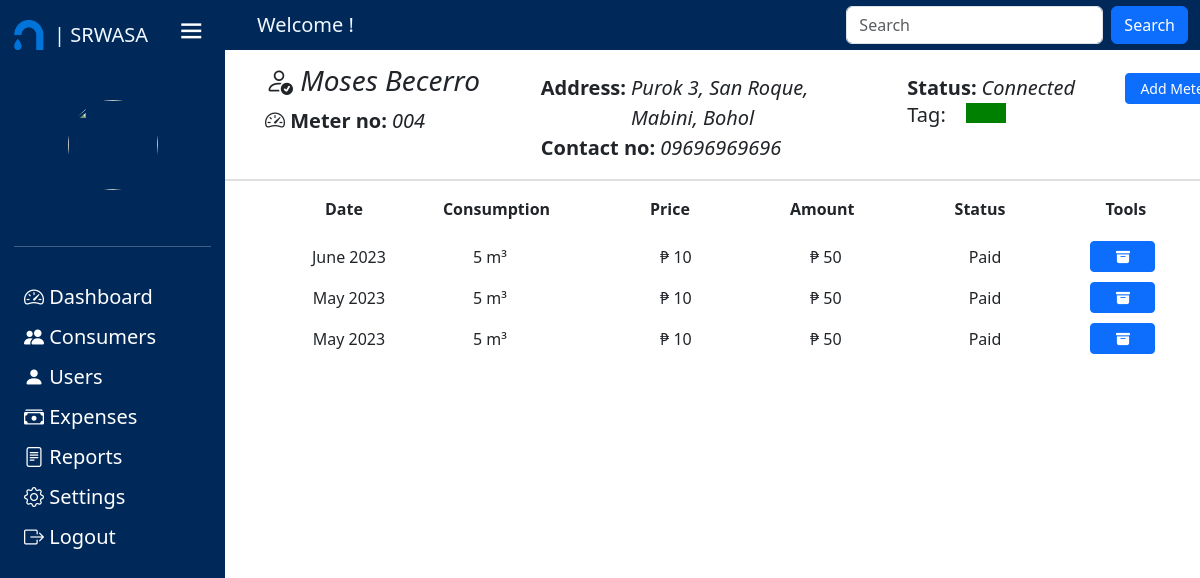
/4, run on the app's committed database.
### tables this page shows
CREATE TABLE `tblmeter` (
  `ID` int(11) NOT NULL,
  `meter_no` varchar(100) NOT NULL,
  `type` varchar(45) NOT NULL,
  `status` int(11) NOT NULL,
  `tag` int(11) NOT NULL,
  `Brgy_ID` int(11) NOT NULL,
  `Purok_ID` int(11) NOT NULL,
  `Connection_Date` date NOT NULL DEFAULT current_timestamp(),
  `tblconsumer_ID` int(11) NOT NULL
);

CREATE TABLE `tblconsumer` (
  `id` int(11) NOT NULL,
  `fname` varchar(255) NOT NULL,
  `mname` varchar(255) DEFAULT NULL,
  `lname` varchar(255) NOT NULL,
  `name_ex` varchar(10) NOT NULL,
  `Brgy_ID` int(20) NOT NULL,
  `Purok_ID` int(20) NOT NULL,
  `Contact_Number` varchar(25) NOT NULL,
  `status` int(11) NOT NULL,
  `login_info_ID` int(11) NOT NULL
);

CREATE TABLE `tblpurok` (
  `ID` int(11) NOT NULL,
  `Purok` varchar(100) NOT NULL
);

CREATE TABLE `tblbaranggay` (
  `ID` int(11) NOT NULL,
  `Baranggay_Name` varchar(100) NOT NULL
);

CREATE TABLE `tblbilling` (
  `ID` int(11) NOT NULL,
  `total_consumption` decimal(50,0) NOT NULL,
  `tblcubicrate_ID` int(11) NOT NULL,
  `Total_Payables` decimal(50,0) NOT NULL,
  `bill_status` varchar(11) NOT NULL,
  `date` date NOT NULL DEFAULT current_timestamp(),
  `date_paid` date DEFAULT NULL,
  `payment` decimal(50,0) DEFAULT NULL,
  `tblconsumption_ID` int(20) NOT NULL,
  `tblconsumer_ID` int(11) NOT NULL,
  `tblmeter_ID` int(11) NOT NULL
);

CREATE TABLE `tblcubicrate` (
  `ID` int(11) NOT NULL,
  `previous_rate` decimal(50,0) NOT NULL,
  `present_rate` decimal(50,0) NOT NULL,
  `Effectivity_Date` date NOT NULL DEFAULT current_timestamp()
);

### application/controllers/Admin.php (called while the page is built, shortened)
<?php
class Admin extends CI_Controller{
    public function view($param = null){
        if($param == null){
            $page = "consumer";
            if(!file_exists(APPPATH.'views/pages/Admin/'.$page.'.php')){
                show_404();
            }
            $data['consumer'] = $this->User_Model->consumer_details();
            $this->load->view('templates/header');
            $this->load->view('pages/Admin/'.$page,$data);
            $this->load->view('templates/modal');
            $this->load->view('templates/footer');
        }else{
            $page = "single";
            $data['consumer'] = $this->User_Model->get_consumers_single($param);
            $data['fname'] = $data['consumer']['fname'] ?? '';
            $data['mname'] = $data['consumer']['mname'] ?? '';
            $data['lname'] = $data['consumer']['lname'] ?? '';
            $data['name_ex'] = $data['consumer']['name_ex'] ?? '';
            $data['status'] = $data['consumer']['status'] ?? '';
            $data['tag'] = $data['consumer']['tag'] ?? '';
            $data['baranggay'] = $data['consumer']['Baranggay_Name'] ?? '';
            $data['purok'] = $data['consumer']['Purok'] ?? '';
            $data['contact'] = $data['consumer']['Contact_Number'] ?? '';
            $data['id'] = $data['consumer']['id'] ?? '';
            $data['ID'] = $data['consumer']['ID'] ?? '';
            $data['meter'] = $data['consumer']['meter_no'] ?? '';
            $data['consumption'] = $this->User_Model->get_consumption($data['ID']);
            $this->load->view('templates/header');
            $this->load->view('pages/Admin/'.$page,$data);
            $this->load->view('templates/footer');
        }
    }
}
?>

### index.php (called while the page is built, shortened)
<?php
require_once BASEPATH.'core/CodeIgniter.php';

### application/models/User_model.php (called while the page is built, shortened)
<?php
class User_Model extends CI_Model{
    public function get_consumers_single($param){
        $this->db->select('tblconsumer.id,
            tblconsumer.fname,
            tblconsumer.mname,
            tblconsumer.lname,
            tblconsumer.name_ex,
            tblmeter.status,
            `tag`,
            tblbaranggay.Baranggay_Name,
            tblpurok.Purok,
            tblconsumer.Contact_Number,
            tblconsumer.login_info_ID,
            `meter_no`,
            tblmeter.ID');
        $this->db->from('tblmeter');
        $this->db->join('tblbaranggay', 'tblmeter.Brgy_ID = tblbaranggay.ID');
        $this->db->join('tblpurok', 'tblmeter.Purok_ID = tblpurok.ID');
        $this->db->join('tblconsumer', 'tblmeter.tblconsumer_ID = tblconsumer.id');
        $this->db->where('tblmeter.ID', $param);
        $result = $this->db->get();
        return $result->row_array();
    }
    public function get_consumption($param) {
        $this->db->select('
            tblbilling.ID,
            tblbilling.tblconsumption_ID,
            MONTHNAME(tblbilling.date) AS month,
            YEAR(tblbilling.date) AS year,
            total_consumption,
            tblcubicrate.present_rate,
            Total_Payables,
            bill_status');
        $this->db->from('tblbilling');
        $this->db->join('tblcubicrate', 'tblcubicrate.ID = tblbilling.tblcubicrate_ID', 'left');
        $this->db->join('tblconsumer', 'tblconsumer.id = tblbilling.tblconsumer_ID', 'left');
        $this->db->join('tblmeter', 'tblmeter.ID = tblbilling.tblmeter_ID');
        $this->db->where('tblbilling.tblmeter_ID', $param);
        $this->db->where('YEAR(tblbilling.date)', 2023);
        $this->db->order_by('tblbilling.date', 'desc');
        $result = $this->db->get();
        return $result->result_array();
    }
}
?>

### application/views/pages/Admin/single.php (the view, shortened to what this page needs)
<div class="col-sm-10">
    <div class=" mt-3 d-flex">
        <div class="content" style="width: 320px; margin-left: 40px;">
            <h3 style="font-style: italic;"><i class="bi bi-person-check"></i> <?= $fname.' '.$mname.' '.$lname.' '.$name_ex?></h3>
            <div class="content d-flex">
                <span class="labels"><i class="bi bi-speedometer2"></i> Meter no:</span>
                <span class="span"><?= $meter;?></span>
            </div>
        </div>
        <div class="content" style="padding-top: 9px; padding-left: 20px;">
            <div class="content d-flex">
                <span class="labels">Address:</span>
                <span class="span"><?= $purok.', '.$baranggay?></span>
            </div>
            <div class="content d-flex">
            <span class="labels">Contact no:</span>
            <span class="span"><?= $contact?></span>
            </div>
        </div>
        <div class="content d-block" style="padding-top: 9px; padding-left: 50px;">
            <div class="content d-flex">
                <span class="labels">Status:</span>
                <span class="span">
                    <?php if($status==1){?>
                        <span>Connected</span>
                    <?php }elseif($status==2){?>
                        <span>Disconnected</span>
                    <?php }elseif($status==0){?>
                        <span>Pending</span>
                    <?php }?>
                </span>
            </div>
            <div class="content d-flex">
                <h5>Tag:</h5>
                <span class="span">
                    <?php if($tag==1){?>
                        <div class="green" style="height: 20px; width: 40px; background-color: green;"></div>
                    <?php }elseif($tag==2){?>
                        <div class="yellow" style="height: 20px; width: 40px; background-color: yellow"></div>
                    <?php }elseif($tag==3){?>
                        <div class="red" style="height: 20px; width: 40px; background-color: red"></div>
                    <?php }elseif($tag==0){?>
                        <div class="grey" style="height: 20px; width: 40px; background-color: grey"></div>
                    <?php }?>
                </span>
            </div>
        </div>
        <div class="content d-block" style="padding-top: 9px; padding-left: 50px;">
        <?php if($status != 0){?>
            <div class="content d-flex">
                <a href="add_meter/<?= $ID;?>" class="btn btn-primary btn-sm" style="width: 100px;">Add Meter</a>
            </div>
        <?php }?>
        </div>
    </div>
    <hr class="my-hr">
    <table>
        <thead>
            <tr>
                <th style="padding-right: 40px; padding-left: 100px;padding-bottom:20px;">Date</th>
                <th style="padding-right: 100px; padding-left: 40px;padding-bottom:20px;">Consumption</th>
                <th style="padding-right: 100px;padding-bottom:20px;">Price</th>
                <th style="padding-right: 100px;padding-bottom:20px;">Amount</th>
                <th style="padding-right: 80px;padding-bottom:20px;">Status</th>
                <th style="padding-left: 20px;padding-bottom:20px;">Tools</th>
            </tr>
        </thead>
        <?php foreach ($consumption as $row){?>
            <tr>
                <td style="padding-left: 70px; padding-bottom: 10px; text-align: center;    ">
                <a class="list-group-item list-group-item-action"><?= $row['month'].' '.$row['year'];?></a>
                </td>
                <td style="padding-left: 70px; padding-bottom: 10px;">
                <a class="list-group-item list-group-item-action"><?= $row['total_consumption'].' m³';?></a>
                </td>
                <td style="padding-left: 10px; padding-bottom: 10px;">
                <a class="list-group-item list-group-item-action">₱ <?= $row['present_rate'];?></a>
                </td>
                <td style="padding-left: 20px; padding-bottom: 10px;">
                <a class="list-group-item list-group-item-action">₱ <?= $row['Total_Payables'];?></a>
                </td>
                <td style="padding-right: 70px; padding-bottom: 10px; text-align:center;">
                <a class="list-group-item list-group-item-action"><?= $row['bill_status'];?></a>
                </td>
                <td style="padding-left: 5px; padding-bottom: 10px;">
                    <a href="bill/<?= $row['ID']?>" class="btn btn-primary btn-sm bill" style="width: 65px;"><i class="bi bi-archive-fill"></i></a>
                </td>
            </tr>
        <?php }?>
    </table>
</div>

### css/css/style.css (style rules this page uses)
* { margin: 0; padding: 0; box-sizing: border-box; }
:root { --primary-color: #695CFE; --primary-color-light: #F6F5FF; --toggle-color: #DDD; ---text-color: #707070; --tran-02: all 0.2s ease; --tran-03: all 0.3s ease; --tran-04: all 0.4s ease; --tran-05: all 0.5s ease; --tran-06: all 0.6s ease; }
body { position: relative; min-height: 100vh; width: 100%; overflow: hidden; }
body { background-color: #E5E5E5; }
.col-sm-10 { position: absolute; height: 100%; width: calc(100% - 150); left: 150px; transition: var(--tran-04); }
.sidebar.active ~ .col-sm-10 { margin-top: 4%; width: calc(100% - 225); left: 225px; transition: var(--tran-04); }
h5 { color:black; text-align: left; margin-right: 15px; }
table { width: 305px; margin: 0px; padding:0px; border-spacing: 0; border-collapse: collapse; }

### application/views/pages/Admin/single.php (style rules this page uses)
body { background: #ffff; }
.my-hr { width: 100%; border-top: 2px solid grey; margin-left: auto; }
.labels { font-size: 20px; font-weight: bolder; }
.span { font-size: 20px; padding-left: 5px; font-style: italic; }

### data on the page
tblmeter: tblconsumer_ID.fname "Moses", tblconsumer_ID.lname "Becerro", meter_no "004", Purok_ID.Purok "Purok 3", tblbaranggay.Baranggay_Name "San Roque, Mabini, Bohol", tblconsumer_ID.Contact_Number "09696969696"
tblbilling: month "June", year "2023", total_consumption "5", tblcubicrate_ID.present_rate "10", Total_Payables "50", bill_status "Paid"
tblbilling: month "May", year "2023", total_consumption "5", tblcubicrate_ID.present_rate "10", Total_Payables "50", bill_status "Paid"
tblbilling: month "May", year "2023", total_consumption "5", tblcubicrate_ID.present_rate "10", Total_Payables "50", bill_status "Paid"
